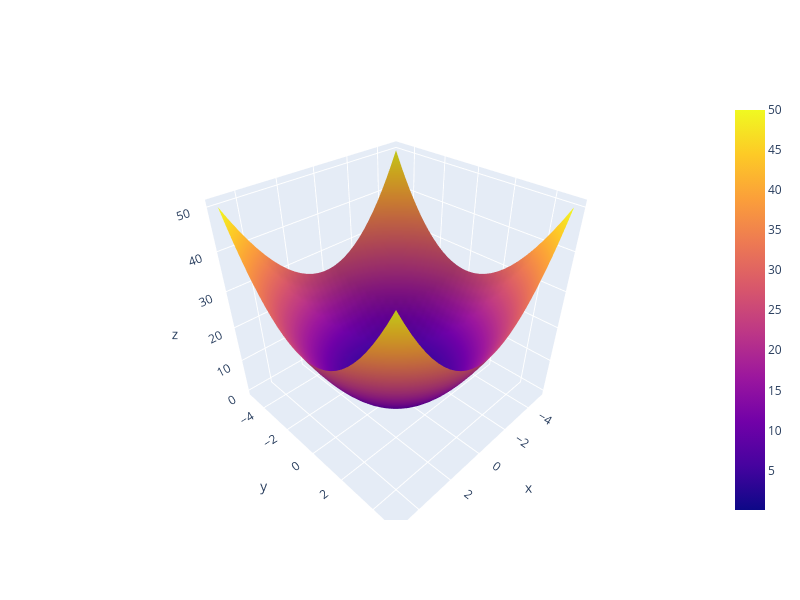

Source (notebook cell):
### Markdown cell above
## 1. Surface Charts : Convex 3D Chart

### Code cell
import numpy as np

# Data for 3D chart
x = np.linspace(-5,5,30)
y = np.linspace(-5,5,30)
x_new,y_new = np.meshgrid(x,y)    # Converting 1D data to 2D grid

z = x_new**2 + y_new**2

# Plot the 3D chart
fig = go.Figure(data = [go.Surface(x = x_new, y = y_new, z = z)]).update_layout(width = 800, height = 600)

fig.show()

### Figure 1 — Plotly figure (JSON) as saved in the notebook; plotly's stock layout.template omitted (floating-point values rounded to 4 significant figures; data arrays with more than 128 entries replaced by an {"elided": "..."} marker saying what was removed)
{"data": [{"type": "surface", "x": {"elided": "30x30 float values"}, "y": {"elided": "30x30 float values"}, "z": {"elided": "30x30 float values"}}], "layout": {"height": 600, "width": 800}}
